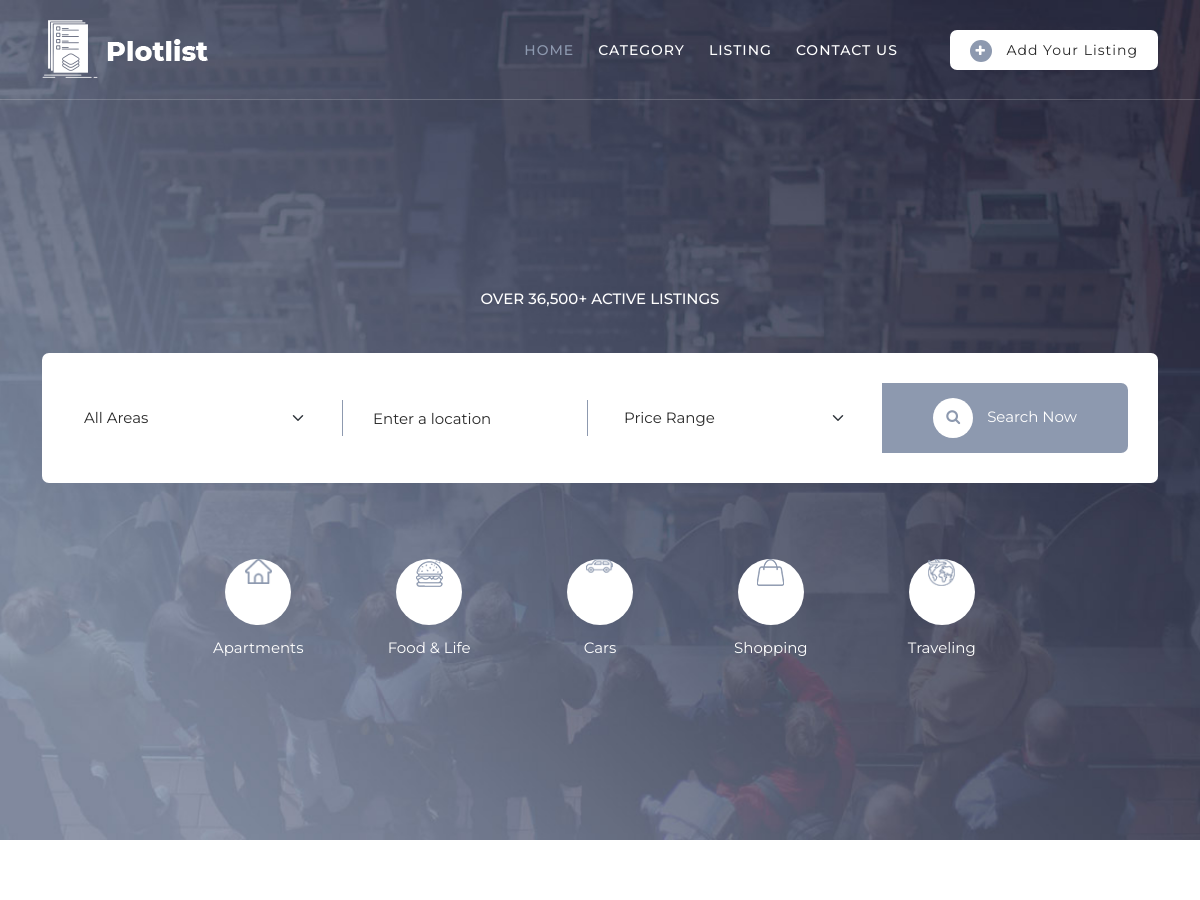
The app's page /main/ (upper part), older data.
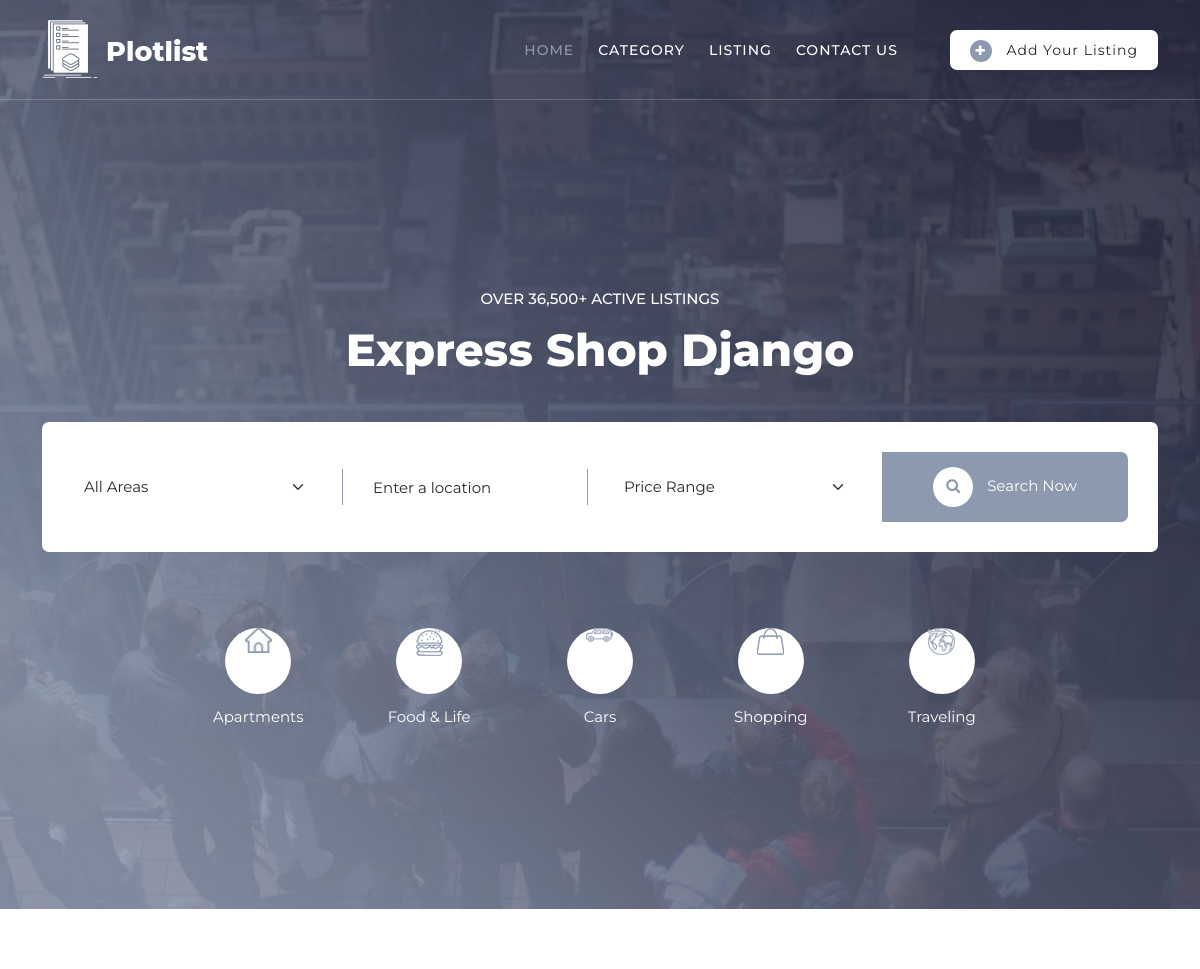
The same page, newer data.
### main/models.py (models this page shows, shortened)
class ApplicationSetting(models.Model):
    config_key = models.CharField(max_length=100)
    config_value = models.CharField(max_length=255, null=True, blank=True)
    class Meta:
        db_table = 'application_settings'  # Chính xác tên bảng trong MySQL

### main/views.py (the view)
# urls.py: 2. Add a URL to urlpatterns:  path('', views.home, name='home')
def home(request):
    try:
        app_title = ApplicationSetting.objects.get(config_key='APP_TITLE')
    except ApplicationSetting.DoesNotExist:
        app_title = None
    return render(request, 'index.html', {'app_title': app_title})

### templates/index.html (shortened to what this page needs)
{% load static %}
<html lang="en">
  <head>
    <link href="{% static 'vendor/bootstrap/css/bootstrap.min.css'%}" rel="stylesheet">
    <link rel="stylesheet" href="{% static 'assets/css/fontawesome.css'%}">
    <link rel="stylesheet" href="{% static 'assets/css/templatemo-plot-listing.css'%}">
    <link rel="stylesheet" href="{% static 'assets/css/animated.css'%}">
    <link rel="stylesheet" href="{% static 'assets/css/owl.css'%}">
  </head>
<body>
  <header class="header-area header-sticky wow slideInDown" data-wow-duration="0.75s" data-wow-delay="0s">
    <div class="container">
      <div class="row">
        <div class="col-12">
          <nav class="main-nav">
            <a href="index.html" class="logo">
            </a>
            <ul class="nav">
              <li><a href="index.html" class="active">Home</a></li>
              <li><a href="category.html">Category</a></li>
              <li><a href="listing.html">Listing</a></li>
              <li><a href="contact.html">Contact Us</a></li>
              <li><div class="main-white-button"><a href="#"><i class="fa fa-plus"></i> Add Your Listing</a></div></li>
            </ul>
          </nav>
        </div>
      </div>
    </div>
  </header>
  <div class="main-banner">
    <div class="container">
      <div class="row">
        <div class="col-lg-12">
          <div class="top-text header-text">
            <h6>Over 36,500+ Active Listings</h6>
            <h2>{{ app_title.config_value }}</h2>
          </div>
        </div>
        <div class="col-lg-12">
            <form id="search-form" name="gs" method="post" role="search" action="{% url 'search' %}">            <div class="row">
              <div class="col-lg-3 align-self-center">
                  <fieldset>
                      <select name="area" class="form-select" aria-label="Area" id="chooseCategory" onchange="this.form.click()">
                          <option selected>All Areas</option>
                      </select>
                  </fieldset>
              </div>
              <div class="col-lg-3 align-self-center">
                  <fieldset>
                      <input type="address" name="address" class="searchText" placeholder="Enter a location" autocomplete="on" required>
                  </fieldset>
              </div>
              <div class="col-lg-3 align-self-center">
                  <fieldset>
                      <select name="price" class="form-select" aria-label="Default select example" id="chooseCategory" onchange="this.form.click()">
                          <option selected>Price Range</option>
                      </select>
                  </fieldset>
              </div>
              <div class="col-lg-3">
                  <fieldset>
                      <button type="submit" class="main-button"><i class="fa fa-search"></i> Search Now</button>
                  </fieldset>
              </div>
            </div>
          </form>
        </div>
        <div class="col-lg-10 offset-lg-1">
          <ul class="categories">
            <li><a href="category.html"><span class="icon"><img src="{% static 'assets/images/search-icon-01.png'%}" alt="Home"></span> Apartments</a></li>
            <li><a href="listing.html"><span class="icon"><img src="{% static 'assets/images/search-icon-02.png'%}" alt="Food"></span> Food &amp; Life</a></li>
            <li><a href="#"><span class="icon"><img src="{% static 'assets/images/search-icon-03.png'%}" alt="Vehicle"></span> Cars</a></li>
            <li><a href="#"><span class="icon"><img src="{% static 'assets/images/search-icon-04.png'%}" alt="Shopping"></span> Shopping</a></li>
            <li><a href="#"><span class="icon"><img src="{% static 'assets/images/search-icon-05.png'%}" alt="Travel"></span> Traveling</a></li>
          </ul>
        </div>
      </div>
    </div>
  </div>
</body>
</html>

Row changes from the older to the newer data that the page shows:
added ApplicationSetting: config_value "Express Shop Django"
